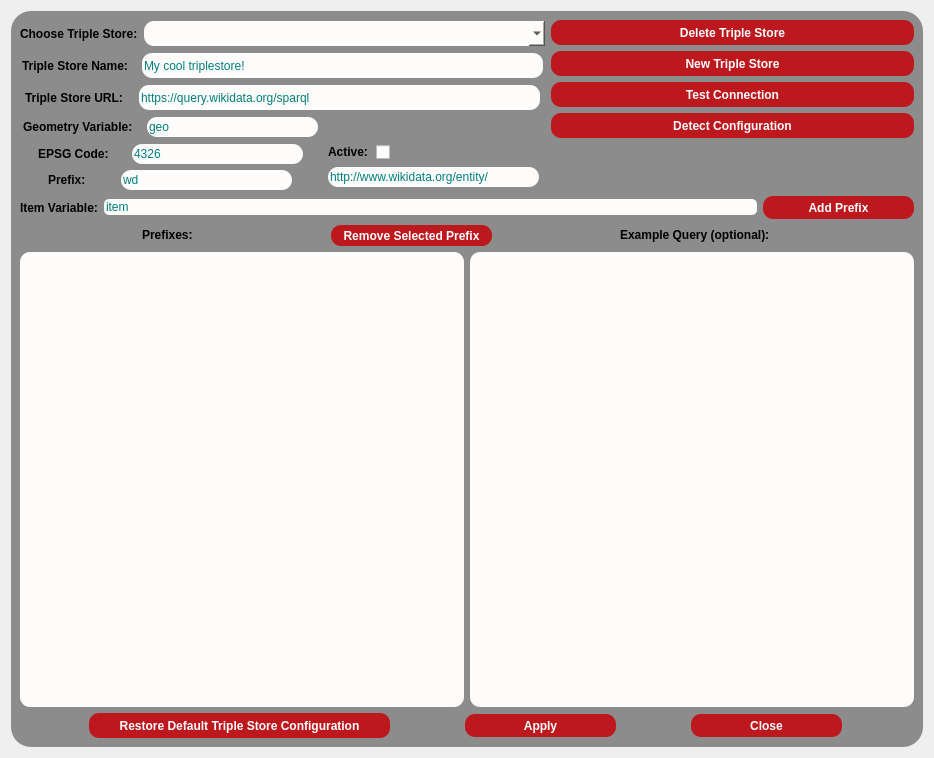
<?xml version="1.0" encoding="UTF-8"?>
<ui version="4.0">
 <class>TripleStoreDialog</class>
 <widget class="QDialog" name="TripleStoreDialog">
  <property name="geometry">
   <rect>
    <x>0</x>
    <y>0</y>
    <width>934</width>
    <height>758</height>
   </rect>
  </property>
  <property name="minimumSize">
   <size>
    <width>821</width>
    <height>641</height>
   </size>
  </property>
  <property name="windowTitle">
   <string>Dialog</string>
  </property>
  <property name="styleSheet">
   <string notr="true">QObject#TripleStoreDialog{
background-color:(255,255,255);
}</string>
  </property>
  <layout class="QGridLayout" name="gridLayout">
   <item row="0" column="0">
    <widget class="QFrame" name="frame">
     <property name="minimumSize">
      <size>
       <width>788</width>
       <height>605</height>
      </size>
     </property>
     <property name="styleSheet">
      <string notr="true">QObject#frame{
	background-color: rgb(140, 140, 140);
	
Border-radius:20px;}

</string>
     </property>
     <property name="frameShape">
      <enum>QFrame::StyledPanel</enum>
     </property>
     <property name="frameShadow">
      <enum>QFrame::Raised</enum>
     </property>
     <layout class="QGridLayout" name="gridLayout_2">
      <item row="3" column="0">
       <layout class="QHBoxLayout" name="horizontalLayout_4">
        <item>
         <widget class="QLabel" name="queryVarLabel">
          <property name="maximumSize">
           <size>
            <width>115</width>
            <height>20</height>
           </size>
          </property>
          <property name="font">
           <font>
            <pointsize>9</pointsize>
            <weight>75</weight>
            <bold>true</bold>
           </font>
          </property>
          <property name="styleSheet">
           <string notr="true">color:rgb(0, 0, 0);</string>
          </property>
          <property name="text">
           <string>Geometry Variable:</string>
          </property>
         </widget>
        </item>
        <item>
         <widget class="QLineEdit" name="queryVarEdit">
          <property name="minimumSize">
           <size>
            <width>171</width>
            <height>20</height>
           </size>
          </property>
          <property name="maximumSize">
           <size>
            <width>171</width>
            <height>20</height>
           </size>
          </property>
          <property name="styleSheet">
           <string notr="true">border-radius:10px;

border-color:rgb(45, 45, 45);

background-color: rgb(253, 252, 250);

color: rgb(0, 127, 127);</string>
          </property>
          <property name="text">
           <string>geo</string>
          </property>
         </widget>
        </item>
       </layout>
      </item>
      <item row="2" column="0" colspan="2">
       <layout class="QHBoxLayout" name="horizontalLayout_3">
        <item>
         <widget class="QLabel" name="tripleStoreLabel">
          <property name="maximumSize">
           <size>
            <width>103</width>
            <height>25</height>
           </size>
          </property>
          <property name="font">
           <font>
            <pointsize>9</pointsize>
            <weight>75</weight>
            <bold>true</bold>
           </font>
          </property>
          <property name="styleSheet">
           <string notr="true">color:rgb(0, 0, 0);</string>
          </property>
          <property name="text">
           <string>Triple Store URL:</string>
          </property>
         </widget>
        </item>
        <item>
         <widget class="QLineEdit" name="tripleStoreEdit">
          <property name="minimumSize">
           <size>
            <width>401</width>
            <height>25</height>
           </size>
          </property>
          <property name="maximumSize">
           <size>
            <width>401</width>
            <height>25</height>
           </size>
          </property>
          <property name="styleSheet">
           <string notr="true">border-radius:10px;

border-color:rgb(45, 45, 45);

background-color: rgb(253, 252, 250);

color:rgb(0, 127, 127);</string>
          </property>
          <property name="text">
           <string>https://query.wikidata.org/sparql</string>
          </property>
         </widget>
        </item>
       </layout>
      </item>
      <item row="4" column="1" rowspan="2">
       <layout class="QVBoxLayout" name="verticalLayout_2">
        <item>
         <layout class="QHBoxLayout" name="horizontalLayout_11">
          <item>
           <widget class="QLabel" name="activeTripleStoreLabel">
            <property name="maximumSize">
             <size>
              <width>42</width>
              <height>14</height>
             </size>
            </property>
            <property name="font">
             <font>
              <pointsize>9</pointsize>
              <weight>75</weight>
              <bold>true</bold>
             </font>
            </property>
            <property name="styleSheet">
             <string notr="true">color:rgb(0, 0, 0);</string>
            </property>
            <property name="text">
             <string>Active:</string>
            </property>
           </widget>
          </item>
          <item>
           <widget class="QCheckBox" name="activeCheckBox">
            <property name="cursor">
             <cursorShape>PointingHandCursor</cursorShape>
            </property>
            <property name="text">
             <string/>
            </property>
           </widget>
          </item>
         </layout>
        </item>
        <item>
         <widget class="QLineEdit" name="tripleStorePrefixEdit">
          <property name="minimumSize">
           <size>
            <width>211</width>
            <height>20</height>
           </size>
          </property>
          <property name="maximumSize">
           <size>
            <width>211</width>
            <height>20</height>
           </size>
          </property>
          <property name="styleSheet">
           <string notr="true">border-radius:10px;

border-color:rgb(45, 45, 45);
color: rgb(0, 127, 127);

background-color: rgb(253, 252, 250);</string>
          </property>
          <property name="text">
           <string>http://www.wikidata.org/entity/</string>
          </property>
         </widget>
        </item>
       </layout>
      </item>
      <item row="0" column="0" colspan="2">
       <layout class="QHBoxLayout" name="horizontalLayout">
        <item>
         <widget class="QLabel" name="tripleStoreChooserLabel">
          <property name="maximumSize">
           <size>
            <width>124</width>
            <height>25</height>
           </size>
          </property>
          <property name="font">
           <font>
            <pointsize>9</pointsize>
            <weight>75</weight>
            <bold>true</bold>
           </font>
          </property>
          <property name="styleSheet">
           <string notr="true">color:rgb(0, 0, 0);</string>
          </property>
          <property name="text">
           <string>Choose Triple Store:</string>
          </property>
         </widget>
        </item>
        <item>
         <widget class="QComboBox" name="tripleStoreChooser">
          <property name="minimumSize">
           <size>
            <width>401</width>
            <height>25</height>
           </size>
          </property>
          <property name="maximumSize">
           <size>
            <width>401</width>
            <height>25</height>
           </size>
          </property>
          <property name="cursor">
           <cursorShape>PointingHandCursor</cursorShape>
          </property>
          <property name="styleSheet">
           <string notr="true">border-radius:10px;

border-color:rgb(45, 45, 45);

background-color: rgb(253, 252, 250);
selection-background-color: rgb(255, 255, 255);
selection-color:rgb(0, 81, 135);</string>
          </property>
         </widget>
        </item>
       </layout>
      </item>
      <item row="1" column="0" colspan="2">
       <layout class="QHBoxLayout" name="horizontalLayout_2">
        <item>
         <widget class="QLabel" name="tripleStoreNameLabel">
          <property name="maximumSize">
           <size>
            <width>112</width>
            <height>25</height>
           </size>
          </property>
          <property name="font">
           <font>
            <pointsize>9</pointsize>
            <weight>75</weight>
            <bold>true</bold>
           </font>
          </property>
          <property name="styleSheet">
           <string notr="true">color:rgb(0, 0, 0);</string>
          </property>
          <property name="text">
           <string>Triple Store Name:</string>
          </property>
         </widget>
        </item>
        <item>
         <widget class="QLineEdit" name="tripleStoreNameEdit">
          <property name="minimumSize">
           <size>
            <width>401</width>
            <height>25</height>
           </size>
          </property>
          <property name="maximumSize">
           <size>
            <width>401</width>
            <height>25</height>
           </size>
          </property>
          <property name="styleSheet">
           <string notr="true">border-radius:10px;

border-color:rgb(45, 45, 45);

background-color: rgb(253, 252, 250);

color:rgb(0,127,127)</string>
          </property>
          <property name="text">
           <string>My cool triplestore!</string>
          </property>
         </widget>
        </item>
       </layout>
      </item>
      <item row="7" column="0" colspan="3">
       <layout class="QVBoxLayout" name="verticalLayout_6">
        <item>
         <layout class="QHBoxLayout" name="horizontalLayout_9">
          <item>
           <widget class="QLabel" name="prefixListLabel">
            <property name="maximumSize">
             <size>
              <width>61</width>
              <height>16</height>
             </size>
            </property>
            <property name="font">
             <font>
              <pointsize>9</pointsize>
              <weight>75</weight>
              <bold>true</bold>
             </font>
            </property>
            <property name="styleSheet">
             <string notr="true">color:rgb(0, 0, 0);</string>
            </property>
            <property name="text">
             <string>Prefixes:</string>
            </property>
           </widget>
          </item>
          <item>
           <widget class="QPushButton" name="removePrefixButton">
            <property name="minimumSize">
             <size>
              <width>161</width>
              <height>21</height>
             </size>
            </property>
            <property name="maximumSize">
             <size>
              <width>161</width>
              <height>21</height>
             </size>
            </property>
            <property name="font">
             <font>
              <pointsize>9</pointsize>
              <weight>75</weight>
              <bold>true</bold>
             </font>
            </property>
            <property name="cursor">
             <cursorShape>PointingHandCursor</cursorShape>
            </property>
            <property name="styleSheet">
             <string notr="true">background-color:rgb(189, 24, 29);
border-radius:10px;
color: rgb(255, 255, 255);
</string>
            </property>
            <property name="text">
             <string>Remove Selected Prefix</string>
            </property>
           </widget>
          </item>
          <item>
           <widget class="QLabel" name="exampleQueryLabel">
            <property name="maximumSize">
             <size>
              <width>171</width>
              <height>16</height>
             </size>
            </property>
            <property name="font">
             <font>
              <pointsize>9</pointsize>
              <weight>75</weight>
              <bold>true</bold>
             </font>
            </property>
            <property name="styleSheet">
             <string notr="true">color:rgb(0, 0, 0);</string>
            </property>
            <property name="text">
             <string>Example Query (optional):</string>
            </property>
           </widget>
          </item>
         </layout>
        </item>
        <item>
         <layout class="QHBoxLayout" name="horizontalLayout_8">
          <item>
           <widget class="QListWidget" name="prefixList">
            <property name="minimumSize">
             <size>
              <width>377</width>
              <height>249</height>
             </size>
            </property>
            <property name="font">
             <font>
              <weight>75</weight>
              <bold>true</bold>
             </font>
            </property>
            <property name="styleSheet">
             <string notr="true">border-radius:10px;

border-color:rgb(45, 45, 45);

background-color: rgb(253, 252, 250);</string>
            </property>
           </widget>
          </item>
          <item>
           <widget class="QPlainTextEdit" name="exampleQuery">
            <property name="minimumSize">
             <size>
              <width>377</width>
              <height>249</height>
             </size>
            </property>
            <property name="styleSheet">
             <string notr="true">border-radius:10px;

border-color:rgb(45, 45, 45);

background-color: rgb(253, 252, 250);</string>
            </property>
           </widget>
          </item>
         </layout>
        </item>
        <item>
         <layout class="QHBoxLayout" name="horizontalLayout_10">
          <item>
           <widget class="QPushButton" name="resetConfiguration">
            <property name="minimumSize">
             <size>
              <width>301</width>
              <height>25</height>
             </size>
            </property>
            <property name="maximumSize">
             <size>
              <width>301</width>
              <height>25</height>
             </size>
            </property>
            <property name="font">
             <font>
              <pointsize>9</pointsize>
              <weight>75</weight>
              <bold>true</bold>
             </font>
            </property>
            <property name="cursor">
             <cursorShape>PointingHandCursor</cursorShape>
            </property>
            <property name="styleSheet">
             <string notr="true">background-color:rgb(189, 24, 29);
border-radius:10px;
color: rgb(255, 255, 255);
</string>
            </property>
            <property name="text">
             <string>Restore Default Triple Store Configuration</string>
            </property>
           </widget>
          </item>
          <item>
           <widget class="QPushButton" name="tripleStoreApplyButton">
            <property name="minimumSize">
             <size>
              <width>151</width>
              <height>23</height>
             </size>
            </property>
            <property name="maximumSize">
             <size>
              <width>151</width>
              <height>23</height>
             </size>
            </property>
            <property name="font">
             <font>
              <pointsize>9</pointsize>
              <weight>75</weight>
              <bold>true</bold>
             </font>
            </property>
            <property name="cursor">
             <cursorShape>PointingHandCursor</cursorShape>
            </property>
            <property name="styleSheet">
             <string notr="true">background-color:rgb(189, 24, 29);
border-radius:10px;
color: rgb(255, 255, 255);
</string>
            </property>
            <property name="text">
             <string>Apply</string>
            </property>
           </widget>
          </item>
          <item>
           <widget class="QPushButton" name="tripleStoreCloseButton">
            <property name="minimumSize">
             <size>
              <width>151</width>
              <height>23</height>
             </size>
            </property>
            <property name="maximumSize">
             <size>
              <width>151</width>
              <height>23</height>
             </size>
            </property>
            <property name="font">
             <font>
              <pointsize>9</pointsize>
              <weight>75</weight>
              <bold>true</bold>
             </font>
            </property>
            <property name="cursor">
             <cursorShape>PointingHandCursor</cursorShape>
            </property>
            <property name="styleSheet">
             <string notr="true">background-color:rgb(189, 24, 29);
border-radius:10px;
color: rgb(255, 255, 255);
</string>
            </property>
            <property name="text">
             <string>Close</string>
            </property>
           </widget>
          </item>
         </layout>
        </item>
       </layout>
      </item>
      <item row="4" column="0">
       <layout class="QHBoxLayout" name="horizontalLayout_5">
        <item>
         <widget class="QLabel" name="epsgLabel">
          <property name="maximumSize">
           <size>
            <width>70</width>
            <height>20</height>
           </size>
          </property>
          <property name="font">
           <font>
            <pointsize>9</pointsize>
            <weight>75</weight>
            <bold>true</bold>
           </font>
          </property>
          <property name="styleSheet">
           <string notr="true">color:rgb(0, 0, 0);</string>
          </property>
          <property name="text">
           <string>EPSG Code:</string>
          </property>
         </widget>
        </item>
        <item>
         <widget class="QLineEdit" name="epsgEdit">
          <property name="minimumSize">
           <size>
            <width>171</width>
            <height>20</height>
           </size>
          </property>
          <property name="maximumSize">
           <size>
            <width>171</width>
            <height>20</height>
           </size>
          </property>
          <property name="styleSheet">
           <string notr="true">border-radius:10px;

border-color:rgb(45, 45, 45);

background-color: rgb(253, 252, 250);

color: rgb(0, 127, 127);</string>
          </property>
          <property name="text">
           <string>4326</string>
          </property>
         </widget>
        </item>
       </layout>
      </item>
      <item row="5" column="0">
       <layout class="QHBoxLayout" name="horizontalLayout_6">
        <item>
         <widget class="QLabel" name="tripleStorePrefixNameLabel">
          <property name="maximumSize">
           <size>
            <width>39</width>
            <height>20</height>
           </size>
          </property>
          <property name="font">
           <font>
            <pointsize>9</pointsize>
            <weight>75</weight>
            <bold>true</bold>
           </font>
          </property>
          <property name="styleSheet">
           <string notr="true">color:rgb(0, 0, 0);</string>
          </property>
          <property name="text">
           <string>Prefix:</string>
          </property>
         </widget>
        </item>
        <item>
         <widget class="QLineEdit" name="tripleStorePrefixNameEdit">
          <property name="minimumSize">
           <size>
            <width>171</width>
            <height>20</height>
           </size>
          </property>
          <property name="maximumSize">
           <size>
            <width>171</width>
            <height>20</height>
           </size>
          </property>
          <property name="styleSheet">
           <string notr="true">border-radius:10px;

border-color:rgb(45, 45, 45);

background-color: rgb(253, 252, 250);

color: rgb(0, 127, 127);</string>
          </property>
          <property name="text">
           <string>wd</string>
          </property>
         </widget>
        </item>
       </layout>
      </item>
      <item row="6" column="0" colspan="3">
       <layout class="QHBoxLayout" name="horizontalLayout_12">
        <item>
         <layout class="QHBoxLayout" name="horizontalLayout_7">
          <item>
           <widget class="QLabel" name="queryVarItemLabel">
            <property name="minimumSize">
             <size>
              <width>67</width>
              <height>21</height>
             </size>
            </property>
            <property name="font">
             <font>
              <pointsize>9</pointsize>
              <weight>75</weight>
              <bold>true</bold>
             </font>
            </property>
            <property name="styleSheet">
             <string notr="true">color:rgb(0, 0, 0);</string>
            </property>
            <property name="text">
             <string>Item Variable:</string>
            </property>
           </widget>
          </item>
          <item>
           <widget class="QLineEdit" name="queryVarItemEdit">
            <property name="styleSheet">
             <string notr="true">border-radius:5px;

border-color:rgb(45, 45, 45);

background-color: rgb(253, 252, 250);

color: rgb(0, 127, 127);</string>
            </property>
            <property name="text">
             <string>item</string>
            </property>
           </widget>
          </item>
         </layout>
        </item>
        <item>
         <widget class="QPushButton" name="addPrefixButton">
          <property name="minimumSize">
           <size>
            <width>151</width>
            <height>23</height>
           </size>
          </property>
          <property name="font">
           <font>
            <pointsize>9</pointsize>
            <weight>75</weight>
            <bold>true</bold>
           </font>
          </property>
          <property name="cursor">
           <cursorShape>PointingHandCursor</cursorShape>
          </property>
          <property name="styleSheet">
           <string notr="true">background-color:rgb(189, 24, 29);
border-radius:10px;
color: rgb(255, 255, 255);
</string>
          </property>
          <property name="text">
           <string>Add Prefix</string>
          </property>
         </widget>
        </item>
       </layout>
      </item>
      <item row="0" column="2" rowspan="4">
       <layout class="QVBoxLayout" name="verticalLayout">
        <item>
         <widget class="QPushButton" name="deleteTripleStore">
          <property name="minimumSize">
           <size>
            <width>151</width>
            <height>25</height>
           </size>
          </property>
          <property name="font">
           <font>
            <pointsize>9</pointsize>
            <weight>75</weight>
            <bold>true</bold>
           </font>
          </property>
          <property name="cursor">
           <cursorShape>PointingHandCursor</cursorShape>
          </property>
          <property name="styleSheet">
           <string notr="true">background-color:rgb(189, 24, 29);
border-radius:10px;
color: rgb(255, 255, 255);
</string>
          </property>
          <property name="text">
           <string>Delete Triple Store</string>
          </property>
         </widget>
        </item>
        <item>
         <widget class="QPushButton" name="newTripleStore">
          <property name="minimumSize">
           <size>
            <width>151</width>
            <height>25</height>
           </size>
          </property>
          <property name="font">
           <font>
            <pointsize>9</pointsize>
            <weight>75</weight>
            <bold>true</bold>
           </font>
          </property>
          <property name="cursor">
           <cursorShape>PointingHandCursor</cursorShape>
          </property>
          <property name="styleSheet">
           <string notr="true">background-color:rgb(189, 24, 29);
border-radius:10px;
color: rgb(255, 255, 255);
</string>
          </property>
          <property name="text">
           <string>New Triple Store</string>
          </property>
         </widget>
        </item>
        <item>
         <widget class="QPushButton" name="testConnectButton">
          <property name="minimumSize">
           <size>
            <width>151</width>
            <height>25</height>
           </size>
          </property>
          <property name="font">
           <font>
            <pointsize>9</pointsize>
            <weight>75</weight>
            <bold>true</bold>
           </font>
          </property>
          <property name="cursor">
           <cursorShape>PointingHandCursor</cursorShape>
          </property>
          <property name="styleSheet">
           <string notr="true">background-color:rgb(189, 24, 29);
border-radius:10px;
color: rgb(255, 255, 255);
</string>
          </property>
          <property name="text">
           <string>Test Connection</string>
          </property>
         </widget>
        </item>
        <item>
         <widget class="QPushButton" name="detectConfiguration">
          <property name="minimumSize">
           <size>
            <width>151</width>
            <height>25</height>
           </size>
          </property>
          <property name="font">
           <font>
            <pointsize>9</pointsize>
            <weight>75</weight>
            <bold>true</bold>
           </font>
          </property>
          <property name="cursor">
           <cursorShape>PointingHandCursor</cursorShape>
          </property>
          <property name="styleSheet">
           <string notr="true">background-color:rgb(189, 24, 29);
border-radius:10px;
color: rgb(255, 255, 255);
</string>
          </property>
          <property name="text">
           <string>Detect Configuration</string>
          </property>
         </widget>
        </item>
       </layout>
      </item>
     </layout>
    </widget>
   </item>
  </layout>
 </widget>
 <resources/>
 <connections/>
</ui>
